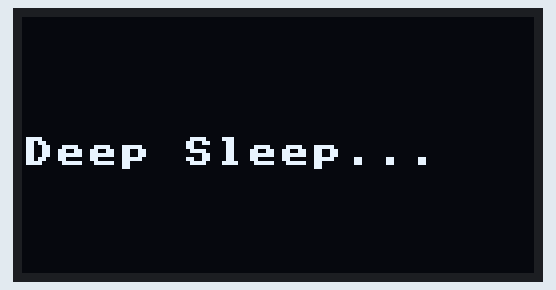
Simulated run of this program. Board: ESP8266 board running MicroPython. Shown: 128×64 one-colour display. Deep sleep restarts the program when it ends; library files of the repository ran but are not shown: ssd1306.py.

Above: at 0.1 s.
At 1.5 s:
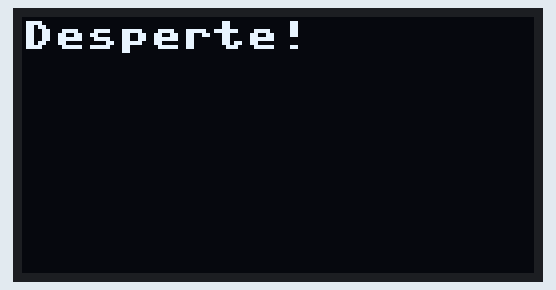

Measured:
- by itself, everything shown: repeats every 6.4 s, in 3 steps
- what the display in image 1 shows lasts 5.0 s, from 1.4 s to 6.4 s

The program:

main.py
```python
import machine
from machine import Pin, I2C
from time import sleep
import ssd1306
import utime


i2c = I2C(scl=Pin(5), sda=Pin(4))
oled_width = 128
oled_height = 64
oled = ssd1306.SSD1306_I2C(oled_width, oled_height, i2c)


def mensaje_despertar():
    oled.fill(0)
    oled.text('Desperte!',0,1)
    oled.show()
    utime.sleep(5)


# codigo tomado de: https://docs.micropython.org/en/latest/esp8266/quickref.html#deep-sleep-mode
def dormir(t):


    # configure RTC.ALARM0 to be able to wake the device
    rtc = machine.RTC()
    rtc.irq(trigger=rtc.ALARM0, wake=machine.DEEPSLEEP)

    if machine.reset_cause() == machine.DEEPSLEEP_RESET:
      mensaje_despertar()

    # set RTC.ALARM0 to fire after X milliseconds (waking the device)
    rtc.alarm(rtc.ALARM0, t)

    oled.fill(0)
    oled.text('Deep Sleep...',0,30)
    oled.show()

    # put the device to sleep
    machine.deepsleep()


# dormir por 1 segundo
dormir(1000)
```
